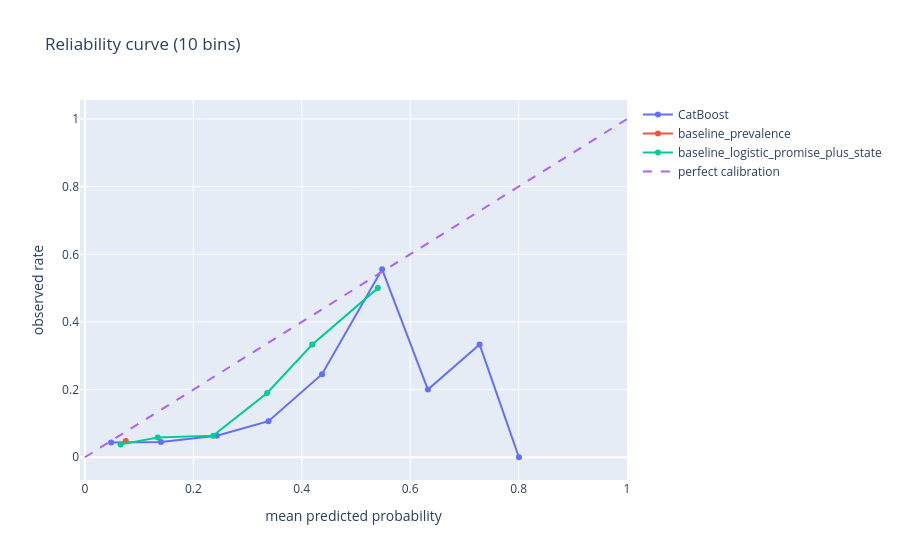

The notebook cell this image was saved under:
### Markdown cell above
## Calibration and prioritization

The reliability curve compares, in ten probability bins, the mean predicted probability with the observed breach rate, for the models that produce probabilities. The precision and recall values in the top 5% and 10% of risk, with their intervals, summarize the use of the score for prioritization.

### Code cell
reliability = final["reliability"]
display(reliability)

figure = go.Figure()
for model, part in reliability.groupby("model", sort=False):
    figure.add_trace(
        go.Scatter(x=part["mean_predicted"], y=part["observed_rate"], mode="lines+markers", name=model)
    )
figure.add_trace(
    go.Scatter(x=[0, 1], y=[0, 1], mode="lines", line={"dash": "dash"}, name=LABELS["ideal"])
)
figure.update_layout(title=LABELS["title"], xaxis_title=LABELS["x"], yaxis_title=LABELS["y"])
figure.show()

display(final["top_k"])

### Figure 1 — Plotly figure (JSON) as saved in the notebook; plotly's stock layout.template omitted (floating-point values rounded to 4 significant figures)
{"data": [{"mode": "lines+markers", "name": "CatBoost", "type": "scatter", "x": [0.04831, 0.1403, 0.2433, 0.3387, 0.4374, 0.5483, 0.6328, 0.7281, 0.8007, NaN], "y": [0.04383, 0.0449, 0.06356, 0.1066, 0.2456, 0.5556, 0.2, 0.3333, 0.0, NaN]}, {"mode": "lines+markers", "name": "baseline_prevalence", "type": "scatter", "x": [0.07528, NaN, NaN, NaN, NaN, NaN, NaN, NaN, NaN, NaN], "y": [0.04805, NaN, NaN, NaN, NaN, NaN, NaN, NaN, NaN, NaN]}, {"mode": "lines+markers", "name": "baseline_logistic_promise_plus_state", "type": "scatter", "x": [0.06587, 0.1344, 0.2367, 0.3362, 0.4194, 0.5404, NaN, NaN, NaN, NaN], "y": [0.03804, 0.0586, 0.06392, 0.1902, 0.3333, 0.5, NaN, NaN, NaN, NaN]}, {"line": {"dash": "dash"}, "mode": "lines", "name": "perfect calibration", "type": "scatter", "x": [0, 1], "y": [0, 1]}], "layout": {"title": {"text": "Reliability curve (10 bins)"}, "xaxis": {"title": {"text": "mean predicted probability"}}, "yaxis": {"title": {"text": "observed rate"}}}}
